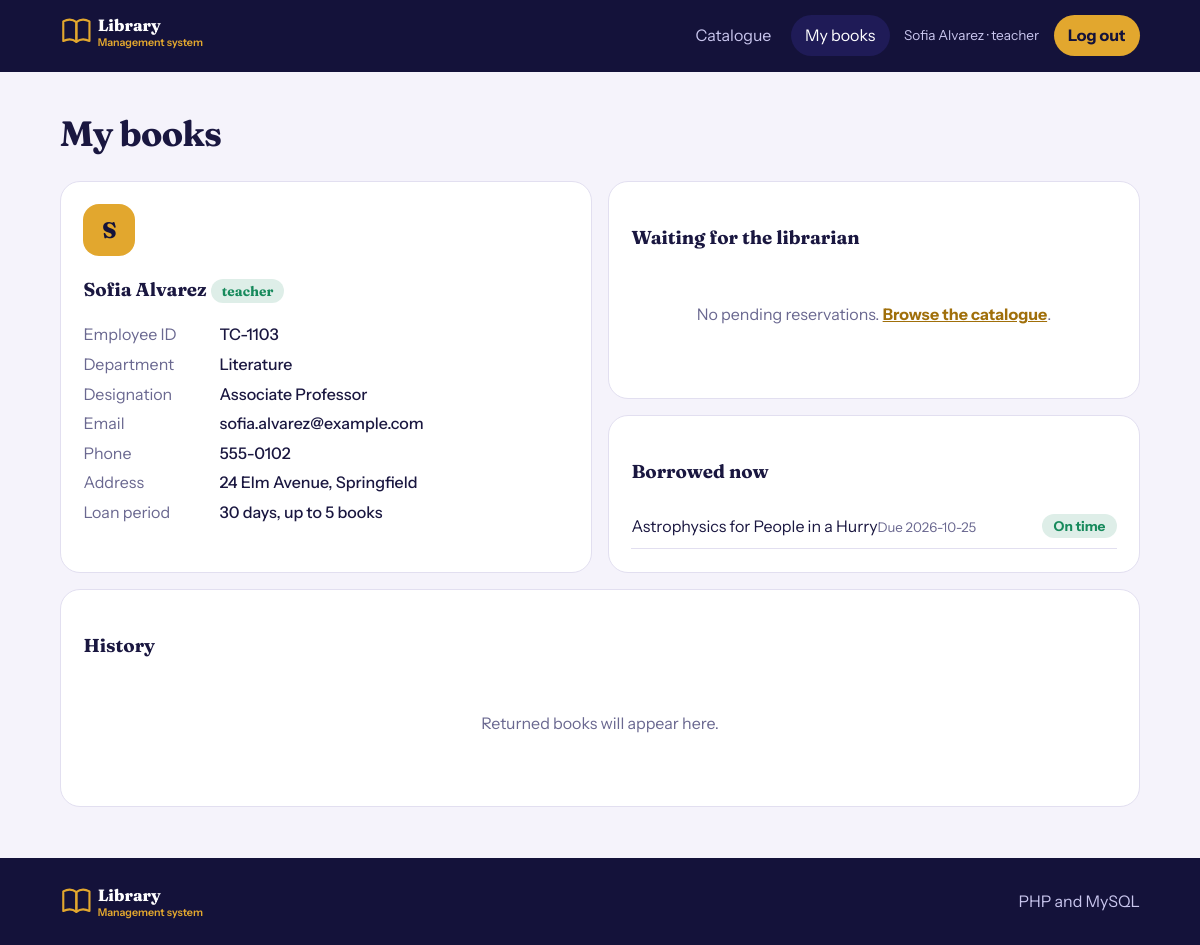
The app's page /my.php (signed in) with its own data.
### tables this page shows
CREATE TABLE users(id INT AUTO_INCREMENT PRIMARY KEY,role ENUM('admin','student','teacher') NOT NULL DEFAULT 'student',name VARCHAR(80),email VARCHAR(120) UNIQUE,password VARCHAR(255),phone VARCHAR(30),id_no VARCHAR(30) UNIQUE,department VARCHAR(80),level VARCHAR(60),address VARCHAR(200),created TIMESTAMP DEFAULT CURRENT_TIMESTAMP);

CREATE TABLE loans(id INT AUTO_INCREMENT PRIMARY KEY,book_id INT,user_id INT,issued DATE,due DATE,returned DATE NULL,fine DECIMAL(6,2) DEFAULT 0,FOREIGN KEY(book_id) REFERENCES books(id),FOREIGN KEY(user_id) REFERENCES users(id));

CREATE TABLE books(id INT AUTO_INCREMENT PRIMARY KEY,isbn VARCHAR(20),title VARCHAR(160),author VARCHAR(120),category VARCHAR(40),year SMALLINT,shelf VARCHAR(12),copies INT,available INT,INDEX(category),FULLTEXT(title,author));

### config.php (called while the page is built, shortened)
<?php
function e($s){ return htmlspecialchars((string)$s, ENT_QUOTES); }
function days($r){ return $r == 'teacher' ? 30 : LOAN_DAYS; }

### my.php (the view, shortened to what this page needs)
<?php require 'includes/layout.php'; auth(); if ($_SESSION['u']['role'] == 'admin') { header('Location: dashboard.php'); exit; }
$id = $_SESSION['u']['id'];
$u = $pdo->prepare('SELECT * FROM users WHERE id=?'); $u->execute([$id]); $u = $u->fetch();
$q = function ($sql) use ($pdo, $id) { $s = $pdo->prepare($sql); $s->execute([$id]); return $s->fetchAll(); };
$res = $q("SELECT r.id,r.requested,b.title,b.author,b.category FROM reservations r JOIN books b ON b.id=r.book_id WHERE r.user_id=? AND r.status='pending' ORDER BY r.id DESC");
$out = $q("SELECT b.title,b.author,b.category,l.issued,l.due,DATEDIFF(CURDATE(),l.due) late FROM loans l JOIN books b ON b.id=l.book_id WHERE l.user_id=? AND l.returned IS NULL ORDER BY l.due");
$his = $q("SELECT b.title,l.issued,l.returned,l.fine FROM loans l JOIN books b ON b.id=l.book_id WHERE l.user_id=? AND l.returned IS NOT NULL ORDER BY l.id DESC LIMIT 8");
top('My books', 'user'); ?>
<main class="wrap"><h1>My books</h1><div class="two"><div class="card profile"><span class="av"><?= e($u['name'][0]) ?></span><h3><?= e($u['name']) ?> <b class="tag"><?= e($u['role']) ?></b></h3>
<dl><dt><?= $u['role'] == 'teacher' ? 'Employee ID' : 'Student ID' ?></dt><dd><?= e($u['id_no']) ?></dd><dt>Department</dt><dd><?= e($u['department']) ?></dd><dt><?= $u['role'] == 'teacher' ? 'Designation' : 'Class or year' ?></dt><dd><?= e($u['level']) ?></dd><dt>Email</dt><dd><?= e($u['email']) ?></dd><dt>Phone</dt><dd><?= e($u['phone']) ?></dd><dt>Address</dt><dd><?= e($u['address']) ?></dd><dt>Loan period</dt><dd><?= days($u['role']) ?> days, up to <?= MAX_ACTIVE[$u['role']] ?> books</dd></dl></div>
<div><div class="card"><h3>Waiting for the librarian</h3><?php  if (!$res) echo '<p class="empty">No pending reservations. <a href="index.php">Browse the catalogue</a>.</p>'; ?></div>
<div class="card"><h3>Borrowed now</h3><?php foreach ($out as $r) echo '<p class="row"><span>'.e($r['title']).'<small>Due '.$r['due'].'</small></span><b class="tag '.($r['late'] > 0 ? 'bad' : '').'">'.($r['late'] > 0 ? $r['late'].' days late · fine '.number_format($r['late'] * FINE_PER_DAY, 2) : 'On time').'</b></p>'; if (!$out) echo '<p class="empty">Nothing borrowed at the moment.</p>'; ?></div></div></div>
<div class="card"><h3>History</h3><?php  if (!$his) echo '<p class="empty">Returned books will appear here.</p>'; ?></div></main>
<?php bottom();

### includes/layout.php (shortened to what this page needs)
<?php
require_once __DIR__ . '/../config.php';
function logo(){ return '<svg class="logo" viewBox="0 0 250 44" height="36" role="img" aria-label="'.APP.'"><g fill="none" stroke="currentColor" stroke-width="2.6" stroke-linejoin="round" stroke-linecap="round"><path d="M4 9c6-3 11-3 16 1v24c-5-4-10-4-16-1z"/><path d="M20 10c5-4 10-4 16-1v24c-6-3-11-3-16 1z"/></g><text x="46" y="21" class="w1">Library</text><text x="46" y="39" class="w2">Management system</text></svg>'; }
function top($title, $mode = false, $home = false){ global $pdo; if ($mode === 'user') auth(); elseif ($mode) admin();
  $u = $_SESSION['u'] ?? null; $role = $u['role'] ?? ''; $p = basename($_SERVER['PHP_SELF']); $items = ['index.php' => 'Catalogue'];
  if ($role == 'admin') { $n = (int)$pdo->query("SELECT COUNT(*) FROM reservations WHERE status='pending'")->fetchColumn();
    $items += ['dashboard.php'=>'Dashboard','requests.php'=>'Requests'.($n ? " <b class='dot'>$n</b>" : ''),'loans.php'=>'Loans','members.php'=>'Members','books.php'=>'Books']; }
  elseif ($u) $items += ['my.php' => 'My books']; ?>
<!doctype html><html lang="en"><head><meta charset="utf-8"><meta name="viewport" content="width=device-width,initial-scale=1">
<link rel="stylesheet" href="assets/css/style.css"><?= $GLOBALS['css'] ?? '' ?></head><body class="<?= ($home ? 'home ' : '') . ($GLOBALS['bc'] ?? '') ?>"><div class="curtain"></div>
<nav class="nav"><a href="index.php"><?= logo() ?></a><div><?php foreach ($items as $f => $l) echo "<a class='".($p==$f?'on':'')."' href='$f'>$l</a>";
if ($u) echo "<span class='me'>".e($u['name'])." · ".e($role)."</span><a class='pill' href='logout.php'>Log out</a>"; else echo "<a href='login.php'>Log in</a><a class='pill' href='register.php'>Create account</a>"; ?></div></nav>
<?php if ($m = flash()) echo '<p class="flash">'.e($m).'</p>'; }
function bottom(){ ?><footer class="foot"><?= logo() ?><span>PHP and MySQL</span></footer><script src="assets/js/app.js"></script></body></html><?php }

### assets/css/style.css (style rules this page uses)
:root { --ink:#14123a;--ink2:#1f1b57;--paper:#f5f3fb;--brass:#e2a72e;--card:#fff;--tx:#1a1740;--mute:#6a6890;--line:#e2dff0;--bad:#d64550 }
* { box-sizing:border-box }
body { margin:0;font:16px/1.55 'Instrument Sans',sans-serif;background:var(--paper);color:var(--tx) }
h1,h2,h3,.w1,.cover b { font-family:Fraunces,serif }
h1 { font-size:2.2rem;margin:0 0 1.2rem;letter-spacing:-.02em }
small { color:var(--mute) }
.logo { color:var(--brass) }
.logo .w1 { font:800 20px Fraunces;fill:#fff }
.logo .w2 { font:600 13px 'Instrument Sans';fill:var(--brass) }
.nav { background:var(--ink);display:flex;justify-content:space-between;align-items:center;padding:.9rem 5vw;flex-wrap:wrap;gap:.6rem;position:relative;z-index:5 }
.nav div { display:flex;gap:.3rem;align-items:center;flex-wrap:wrap }
.nav div a { color:#c9c6ee;text-decoration:none;padding:.5rem .9rem;border-radius:99px;transition:.2s }
.nav div a:hover,.nav div a.on { color:#fff;background:var(--ink2) }
.nav .pill { background:var(--brass);color:var(--ink);font-weight:700 }
dl { display:grid;grid-template-columns:auto 1fr;gap:.3rem 1rem;margin:1rem 0 }
dt { color:var(--mute) }
dd { margin:0;font-weight:500 }
.tag { display:inline-block;background:rgba(23,138,92,.14);color:#178a5c;padding:.1rem .7rem;border-radius:99px;font-size:.85rem }
.wrap { padding:2.2rem 5vw;max-width:1200px;margin:auto }
.card { background:var(--card);border-radius:20px;padding:1.4rem;margin-bottom:1rem;border:1px solid var(--line) }
.two { display:grid;grid-template-columns:repeat(auto-fit,minmax(320px,1fr));gap:1rem }
.row { display:flex;justify-content:space-between;align-items:center;gap:.6rem;border-bottom:1px solid var(--line);padding:.6rem 0;margin:0 }
.row small { margin-left:auto }
.empty { padding:2rem;text-align:center;color:var(--mute) }
.foot { display:flex;justify-content:space-between;align-items:center;flex-wrap:wrap;gap:1rem;padding:1.6rem 5vw;background:var(--ink);color:#c9c6ee }
.nav .me { color:#c9c6ee;font-size:.85rem;padding:0 .6rem }
.panel a,.empty a { color:#a06f0a;font-weight:700 }
.profile { text-align:left }
.av { width:52px;height:52px;border-radius:16px;display:grid;place-items:center;font:800 1.4rem Fraunces;background:var(--brass);color:var(--ink) }
.profile dl { grid-template-columns:120px 1fr }

### records on screen
users: name "Sofia Alvarez", role "teacher", name "S", id_no "TC-1103", department "Literature", level "Associate Professor", email "sofia.alvarez@example.com", phone "555-0102", address "24 Elm Avenue, Springfield", role "30", role "5"
loans: book.title "Astrophysics for People in a Hurry", due "2026-10-25"

### other values on screen
$l "Catalogue"
$l "My books"
